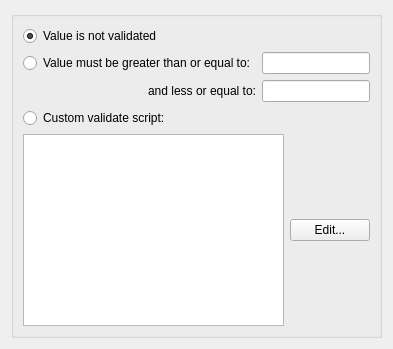
            <widget class="QWidget" name="tabValidate">
             <attribute name="title">
              <string>Validate</string>
             </attribute>
             <layout class="QVBoxLayout" name="verticalLayout_34">
              <item>
               <widget class="QGroupBox" name="ValidateGroup">
                <property name="title">
                 <string/>
                </property>
                <layout class="QVBoxLayout" name="verticalLayout_35">
                 <item>
                  <widget class="QRadioButton" name="NoValid">
                   <property name="text">
                    <string>Value is not validated</string>
                   </property>
                   <property name="checked">
                    <bool>true</bool>
                   </property>
                  </widget>
                 </item>
                 <item>
                  <layout class="QGridLayout" name="gridLayout_10">
                   <item row="0" column="0">
                    <widget class="QRadioButton" name="SimpleValid">
                     <property name="text">
                      <string>Value must be greater than or equal to:</string>
                     </property>
                    </widget>
                   </item>
                   <item row="1" column="0">
                    <widget class="QLabel" name="label_27">
                     <property name="text">
                      <string>and less or equal to:</string>
                     </property>
                     <property name="alignment">
                      <set>Qt::AlignRight|Qt::AlignTrailing|Qt::AlignVCenter</set>
                     </property>
                    </widget>
                   </item>
                   <item row="0" column="1">
                    <widget class="QLineEdit" name="MinValid"/>
                   </item>
                   <item row="1" column="1">
                    <widget class="QLineEdit" name="MaxValid"/>
                   </item>
                  </layout>
                 </item>
                 <item>
                  <widget class="QRadioButton" name="CustomValid">
                   <property name="text">
                    <string>Custom validate script:</string>
                   </property>
                  </widget>
                 </item>
                 <item>
                  <layout class="QHBoxLayout" name="horizontalLayout_19">
                   <item>
                    <widget class="QTextEdit" name="ValidScript">
                     <property name="minimumSize">
                      <size>
                       <width>0</width>
                       <height>50</height>
                      </size>
                     </property>
                    </widget>
                   </item>
                   <item>
                    <widget class="QPushButton" name="EditValScript">
                     <property name="text">
                      <string>Edit...</string>
                     </property>
                     <property name="autoDefault">
                      <bool>false</bool>
                     </property>
                    </widget>
                   </item>
                  </layout>
                 </item>
                </layout>
               </widget>
              </item>
             </layout>
            </widget>
